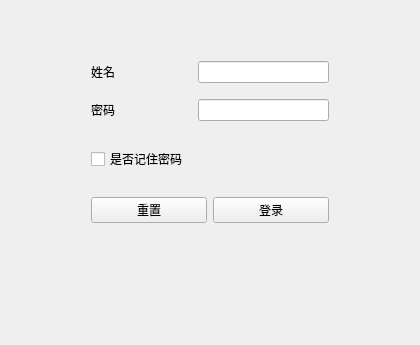
<?xml version="1.0" encoding="UTF-8"?>
<ui version="4.0">
 <class>widget</class>
 <widget class="QWidget" name="widget">
  <property name="geometry">
   <rect>
    <x>0</x>
    <y>0</y>
    <width>420</width>
    <height>345</height>
   </rect>
  </property>
  <property name="minimumSize">
   <size>
    <width>420</width>
    <height>345</height>
   </size>
  </property>
  <property name="maximumSize">
   <size>
    <width>420</width>
    <height>345</height>
   </size>
  </property>
  <property name="windowTitle">
   <string>Form</string>
  </property>
  <layout class="QGridLayout" name="gridLayout">
   <item row="0" column="0">
    <layout class="QVBoxLayout" name="verticalLayout" stretch="2,2,1,2,1">
     <property name="sizeConstraint">
      <enum>QLayout::SetFixedSize</enum>
     </property>
     <property name="leftMargin">
      <number>80</number>
     </property>
     <property name="topMargin">
      <number>50</number>
     </property>
     <property name="rightMargin">
      <number>80</number>
     </property>
     <property name="bottomMargin">
      <number>0</number>
     </property>
     <item>
      <layout class="QHBoxLayout" name="horizontalLayout">
       <property name="bottomMargin">
        <number>10</number>
       </property>
       <item>
        <widget class="QLabel" name="Label">
         <property name="minimumSize">
          <size>
           <width>101</width>
           <height>16</height>
          </size>
         </property>
         <property name="text">
          <string>姓名</string>
         </property>
        </widget>
       </item>
       <item>
        <widget class="QLineEdit" name="LineEdit"/>
       </item>
      </layout>
     </item>
     <item>
      <layout class="QHBoxLayout" name="horizontalLayout_2">
       <property name="bottomMargin">
        <number>20</number>
       </property>
       <item>
        <widget class="QLabel" name="Label_2">
         <property name="minimumSize">
          <size>
           <width>101</width>
           <height>16</height>
          </size>
         </property>
         <property name="text">
          <string>密码</string>
         </property>
        </widget>
       </item>
       <item>
        <widget class="QLineEdit" name="LineEdit_2"/>
       </item>
      </layout>
     </item>
     <item>
      <widget class="QCheckBox" name="checkBox">
       <property name="text">
        <string>是否记住密码</string>
       </property>
      </widget>
     </item>
     <item>
      <layout class="QHBoxLayout" name="horizontalLayout_3" stretch="0,0">
       <property name="topMargin">
        <number>20</number>
       </property>
       <property name="bottomMargin">
        <number>20</number>
       </property>
       <item>
        <widget class="QPushButton" name="pushButton_2">
         <property name="text">
          <string>重置</string>
         </property>
        </widget>
       </item>
       <item>
        <widget class="QPushButton" name="pushButton">
         <property name="text">
          <string>登录</string>
         </property>
        </widget>
       </item>
      </layout>
     </item>
     <item>
      <widget class="QLabel" name="Label_3">
       <property name="minimumSize">
        <size>
         <width>242</width>
         <height>14</height>
        </size>
       </property>
       <property name="text">
        <string/>
       </property>
      </widget>
     </item>
    </layout>
   </item>
  </layout>
 </widget>
 <resources/>
 <connections/>
</ui>
